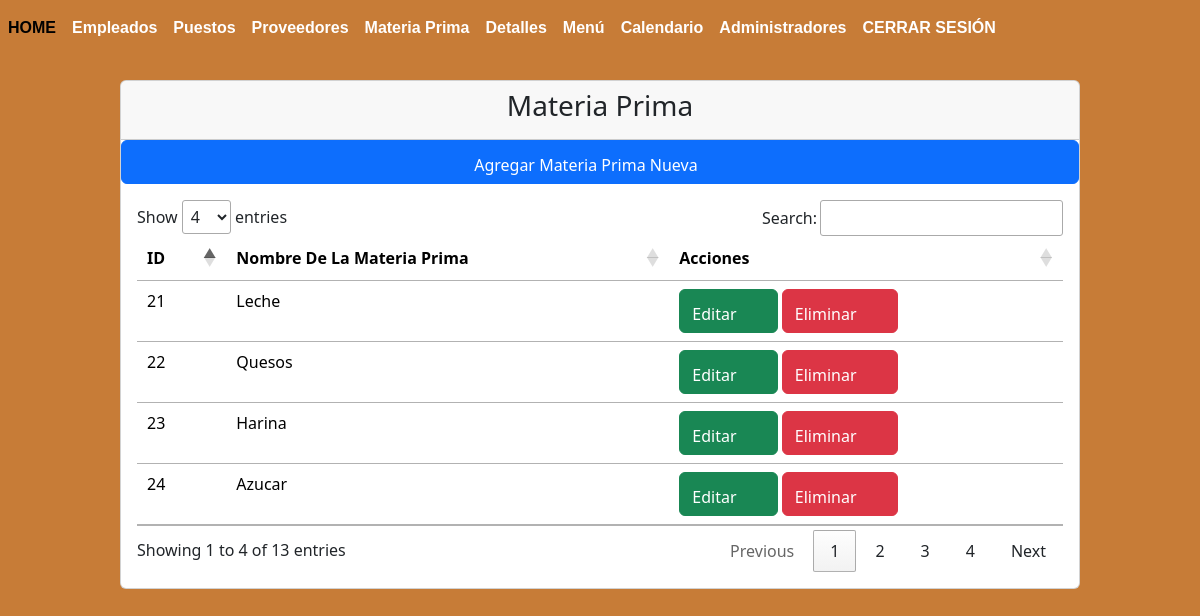
The app's page /modulos/materiaprima/index.php (signed in) with its own data.
### tables this page shows
CREATE TABLE `tbl_materiaprima` (
  `id` int(11) NOT NULL,
  `nombremateriaprima` varchar(250) NOT NULL
);

### modulos/materiaprima/index.php (the view, shortened to what this page needs)
<?php
include("../../bd.php");
$sentencia=$conexion->  prepare("SELECT * FROM tbl_materiaprima");
$sentencia->execute();
$lista_tbl_materiaprima=$sentencia->fetchAll(PDO::FETCH_ASSOC);
?>
<?php include("../../templates/header.php"); ?>
<div class="card animate__animated animate__backInUp" style="width: 80%; margin-left: 10%; margin-right: 10%;">
    <div class="card-header text-center"><h3>Materia Prima</h3></div>
    <a
        name=""
        id=""
        class="btn btn-primary hvr-pulse"
        href="crear.php"
        role="button"
        >Agregar Materia Prima Nueva
        <box-icon name='user-plus' color='#fffafa' ></box-icon>
        </a
    >
    <div class="card-body">
<div   class="table-responsive-sm">
        <table class="table " id="tabla_id">
        <thead>
            <tr>
                <th scope="col">ID</th>
                <th scope="col">Nombre De La Materia Prima</th>
                <th scope="col">Acciones</th>
            </tr>
        </thead>
        <tbody>
        <?php foreach ($lista_tbl_materiaprima as $registro) { ?>
            <tr class="">
                <td scope="row"><?php echo $registro ['id']?></td>
                <td><?php echo $registro ['nombremateriaprima']?></td>
                <td><a
                    class="btn btn-success hvr-wobble-horizontal"
                    href="editar.php?txtID=<?php echo $registro ['id']?>"
                    role="button"
                    >Editar
                    <box-icon name='edit-alt' color='#ffffff'></box-icon>
                    </a
                >
                <a
                    class="btn btn-danger hvr-buzz"
                    href="javascript:borrar(<?php echo $registro['id'];?>);"
                    role="button"
                    >Eliminar
                    <box-icon name='user-x' type='solid' color='#ffffff'></box-icon>
                </a>
                </td>
            </tr>
            <?php } ?>
        </tbody>
    </table>
</div>
        </div>
<?php include("../../templates/footer.php"); ?>

### modulos/materiaprima/styles4.css (style rules this page uses)
body, html { width: 100%; height: 100%; }
body { background: radial-gradient(circle, #C77C37 0%, #C77C37 100%); }

### records on screen
tbl_materiaprima: id "21", nombremateriaprima "Leche"
tbl_materiaprima: id "22", nombremateriaprima "Quesos"
tbl_materiaprima: id "23", nombremateriaprima "Harina"
tbl_materiaprima: id "24", nombremateriaprima "Azucar"
